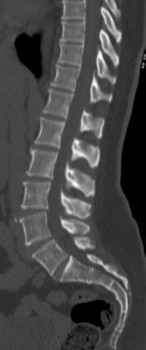
%> input picture Lab 4/Picture2.jpg, 146 x 350 px, given in place of Picture2.png, which was not available
$ octave p3.m   (GNU Octave 9; MATLAB toolbox functions it lacks are replaced by stand-ins)
%> lines starting %> are read from the running program, lines starting %| are printed output that depends on the picture; in (x1, y1, x2, y2) boxes, pixels count from 0 and x2, y2 are one past the last pixel; in counts of white or black regions, pixels touching at a corner belong together; the program's own positions count from 1; pictures that were not available may be replaced by others from this repository, and a replacement may not be noted
img = imread('Picture2.png'); % Read image
%> img is the input picture: size 350x146x3 uint8; min 0, max 255, mean 71.1
gray_img = rgb2gray(img); % Convert to grayscale

binary_img1 = imbinarize(gray_img, 0.5); % Convert to binary with threshold 0.5
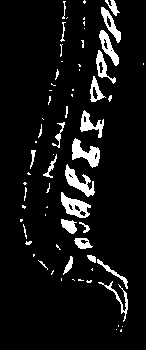
%> binary_img1: size 350x146 logical; 7.6% white; 67 white regions (39 under 20 px), largest, box (x1, y1, x2, y2) and area: (72, 138, 100, 168) 408, (65, 164, 95, 197) 384, (61, 192, 91, 218) 379
imshow(binary_img1);
title('Binary Image');

% Determine the number of objects using 8-connectivity
cc4 = bwconncomp(binary_img1, 4); % 4-connectivity finds objects considering diagonal connections
%> cc4 = 83 connected components

num_objects4 = cc4.NumObjects; % Get number of objects
%> num_objects4 = 83
disp(['Number of objects in the binary image using 4-connectivity: ', num2str(num_objects4)]);
%| Number of objects in the binary image using 4-connectivity: 83

% Determine the number of objects using 8-connectivity
cc8 = bwconncomp(binary_img1, 8); % 8-connectivity finds objects considering diagonal connections
%> cc8 = 67 connected components

num_objects8 = cc8.NumObjects; % Get number of objects
%> num_objects8 = 67
disp(['Number of objects in the binary image using 8-connectivity: ', num2str(num_objects8)]);
%| Number of objects in the binary image using 8-connectivity: 67

$ run again, with Lab 4/Picture1.jpg copied over Lab 4/Picture2.jpg
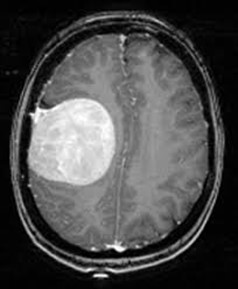
%> input picture Lab 4/Picture1.jpg, 238 x 289 px, given in place of Picture2.png, which was not available
%> img is the input picture: size 289x238x3 uint8; min 0, max 255, mean 75.8
%> `binary_img1 = imbinarize(gray_img, 0.5);`:
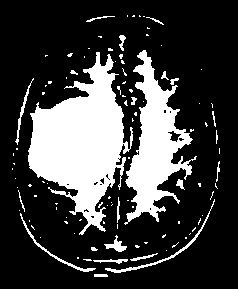
%> binary_img1: size 289x238 logical; 24.3% white; 104 white regions (82 under 20 px), largest, box (x1, y1, x2, y2) and area: (28, 52, 133, 235) 9533, (124, 50, 197, 225) 5168, (105, 199, 215, 273) 340
%> cc4 = 130 connected components
%> num_objects4 = 130
%| Number of objects in the binary image using 4-connectivity: 130
%> cc8 = 104 connected components
%> num_objects8 = 104
%| Number of objects in the binary image using 8-connectivity: 104

$ run again, with Lab 4/Picture3.jpg copied over Lab 4/Picture2.jpg
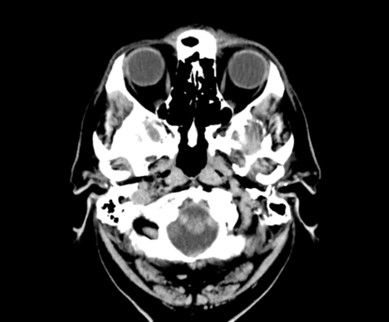
%> input picture Lab 4/Picture3.jpg, 389 x 322 px, given in place of Picture2.png, which was not available
%> img is the input picture: size 322x389x3 uint8; min 0, max 255, mean 51.3
%> `binary_img1 = imbinarize(gray_img, 0.5);`:
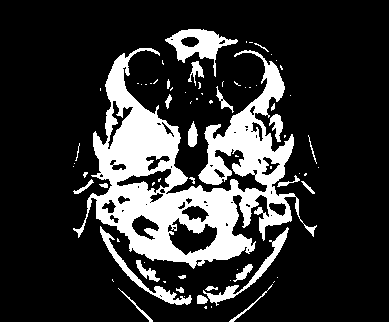
%> binary_img1: size 322x389 logical; 19.5% white; 74 white regions (47 under 20 px), largest, box (x1, y1, x2, y2) and area: (73, 48, 317, 269) 19564, (165, 29, 238, 77) 1235, (100, 226, 192, 305) 802
%> cc4 = 96 connected components
%> num_objects4 = 96
%| Number of objects in the binary image using 4-connectivity: 96
%> cc8 = 74 connected components
%> num_objects8 = 74
%| Number of objects in the binary image using 8-connectivity: 74
